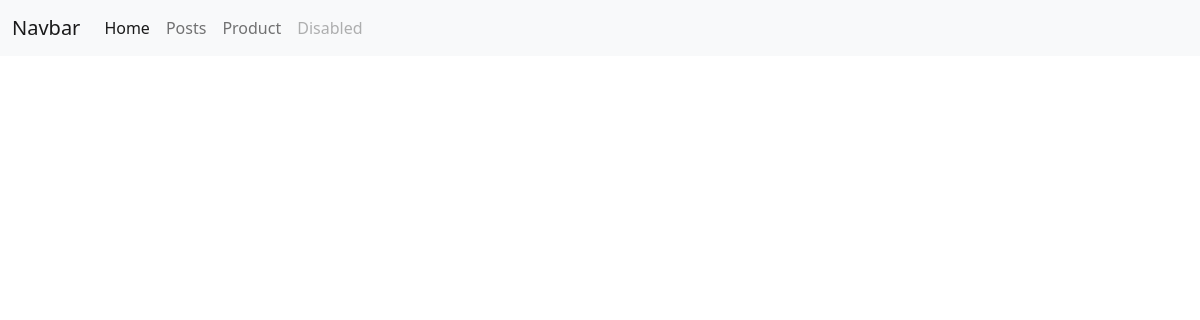
Before: /products/ with the older database file.
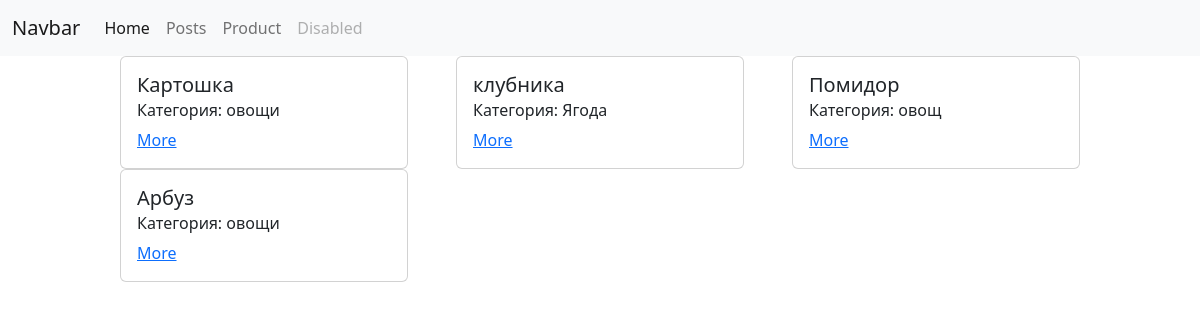
After: the same page with the newer database file.
### product/models.py (models this page shows, shortened)
class Product(models.Model):
    image = models.ImageField(blank=True, null=True)
    name = models.CharField(max_length=20)
    description = models.TextField()
    category = models.CharField(max_length=30)
    created_date = models.DateTimeField(auto_now_add=True)
    modified_date = models.DateTimeField(auto_now=True)

### product/views.py (the view)
# urls.py: path('products/', product_view),
def product_view(request):
    if request.method == 'GET':
        products = Product.objects.all()
        context = {
            'products': products
        }
        return render(request, 'products/products.html', context=context)

### templates/products/products.html (shortened to what this page needs)
{% extends 'layouts/index.html' %}
{% block content %}
    <div class="products">
        {% for product in products %}
            <div class="card" style=" width: 18rem;">
                <div class="card-body">
                    <h5 class="card-title">{{ product.name }}</h5>
                    <h6 class="card-subtitle mb-2 text-body-secondary"> Категория: {{ product.category }}</h6>
                    <a href="/products/{{ product.id }}/" class="card-link">More</a>
                </div>
            </div>
        {% endfor %}
    </div>
{% endblock %}

Changed rows visible on the page:
added Product: name "Картошка", category "овощи"
added Product: name "клубника", category "Ягода"
added Product: name "Помидор", category "овощ"
added Product: name "Арбуз", category "овощи"
